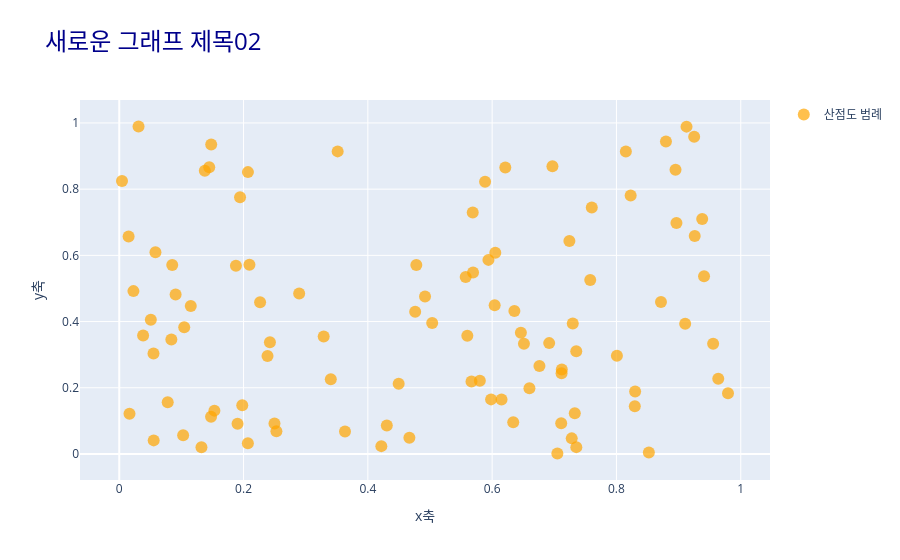

Here is the notebook cell this chart was saved with:
### Code cell
import plotly.graph_objects as go
import numpy as np

x_data = np.random.rand(100) # 0~1사이의 실수형태의 난수(랜덤)값 100개
y_data = np.random.rand(100) # 0~1사이의 실수형태의 난수(랜덤)값 100개

fig = go.Figure()

fig.add_trace(
    go.Scatter(
        x = x_data,
        y = y_data,
        mode="markers",
        marker=dict(
            size=12,
            color="orange",
            opacity=0.7
        ),
        name="산점도 범례",
        showlegend=True
    )
)

fig.update_layout(
    title=dict(
        text= "새로운 그래프 제목02",
        font=dict(
            size=24,
            color="darkblue"
        )
    ),
    xaxis_title="x축",
    yaxis_title="y축" 
)

fig.show()
